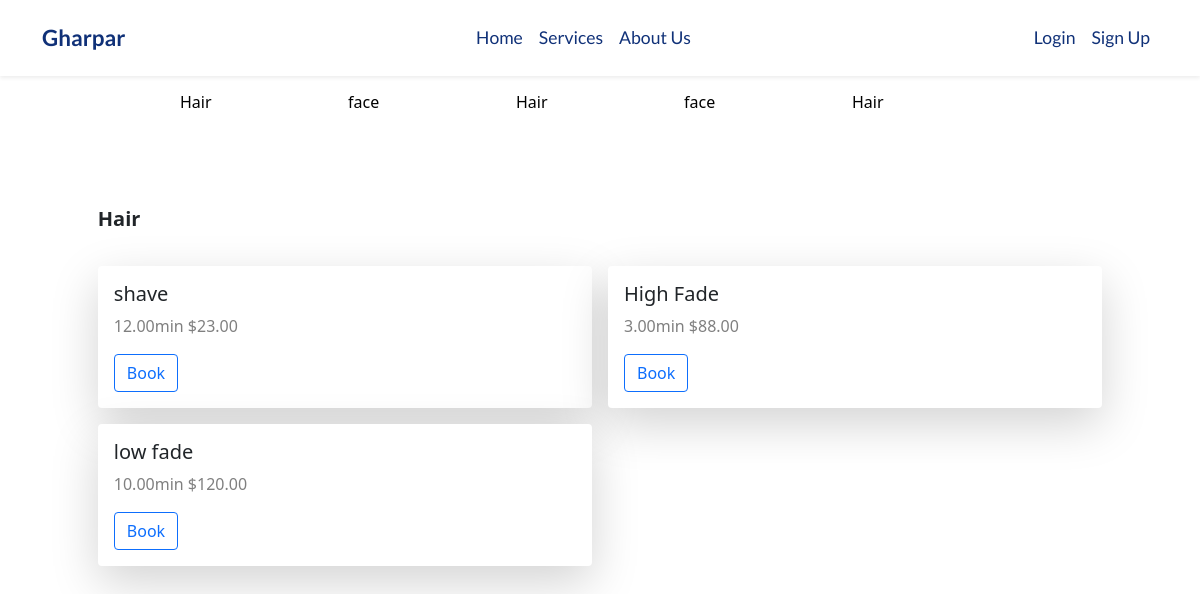
/services/, run on an earlier commit of the app's database.
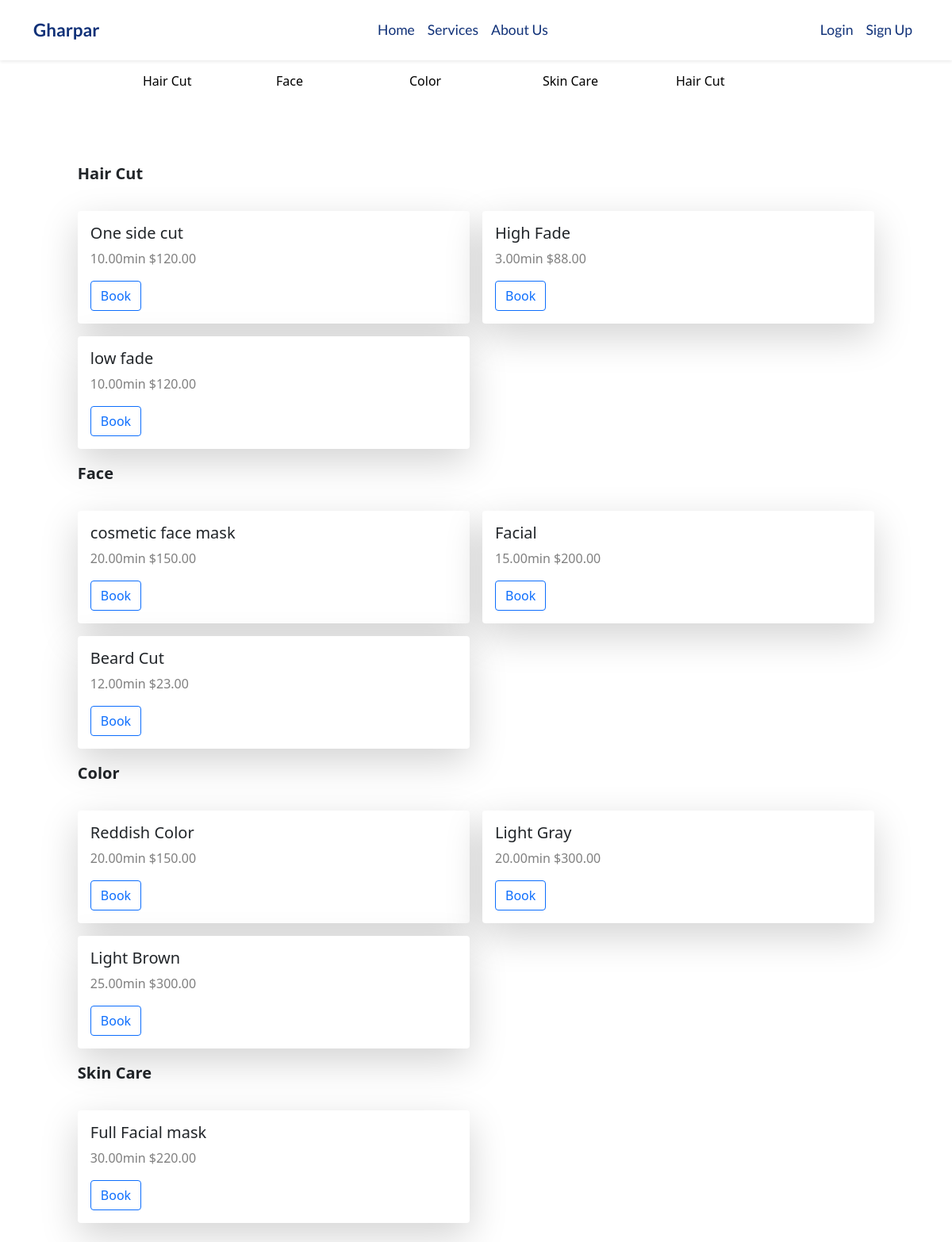
And on a later commit of the database.
### core/models.py (models this page shows)
class Category(models.Model):
    name = models.CharField(max_length=100)
    description = models.TextField(max_length=500)
    image = models.ImageField(upload_to='categories/', blank=True)
    class Meta:
        verbose_name = 'category'
        verbose_name_plural = 'categories'
    def __str__(self):
        return self.name

class Service(models.Model):
    name = models.CharField(max_length=200, verbose_name='Name')
    description = models.TextField(verbose_name='Description')
    image = models.ImageField(verbose_name='Image', upload_to='services')
    category = models.ForeignKey('Category', on_delete=models.CASCADE, verbose_name='Category')
    price = models.DecimalField(max_digits=10, decimal_places=2, verbose_name='Price')
    duration = models.DecimalField(max_digits=10, decimal_places=2, verbose_name='Duration')
    created = models.DateTimeField(auto_now_add=True, verbose_name='Created at')
    class Meta:
        verbose_name = 'service'
        verbose_name_plural = 'services'
        ordering = ['-created']
    def __str__(self):
        return self.name

### core/views.py (the view)
# urls.py: path('services/', services_view, name='services'),
def services_view(request):
    categories = Category.objects.all()
    services=[]
    for category in categories:
        service = Service.objects.filter(category=category)
        services.append({'category': category, 'services': service})
    context = {
        'categories': categories,
        'services': services,
    }
    return render(request, 'core/services.html', context)

### templates/core/services.html (shortened to what this page needs)
{% extends "core/core_base.html" %}
{% load static %}
{% block content %}
  <link rel="stylesheet" href="{% static 'css/owl.carousel.min.css' %}">
  <link rel="stylesheet" href="{% static 'css/owl.theme.default.min.css' %}">
  <div class="carousel-wrap">
    <div class="owl-carousel">
    {% for category in categories %}
    <div class="item">
        <a href="#{{category.name}}">{{category.name}}</a>
      </div>
    {% endfor %}
    </div>
  </div>
  <div class="container">
    <div class="m-auto" style="width: 90%;">
      <div class="row g-3">
      {% for service in services %}
      {% if service.services %}
      <p class="fw-bold fs-5" id="{{service.category}}">{{service.category}}</p>
      {% for s in service.services %}
        <div class="col-md-6">
          <div class="card bg-white shadow-lg border-0">
            <div class="card-body">
              <h4 class="card-title fs-5">{{s}}</h4>
              <p class="card-text p-y-1 text-black-50">{{s.duration}}min ${{s.price}}</p>
              <a id="book_service" href="{% url 'book_service' s.id %}"  class="btn btn-outline-primary">Book</a>
            </div>
          </div>
        </div>
      {% endfor %}
      {% endif %}
      {% endfor %}
      </div>
    </div>
    <br>
  </div>
{% endblock content %}

What changed in the data, as far as the page shows it:
changed Category: name "Hair" → "Hair Cut"; category "Hair" → "Hair Cut"; loses Service (name "shave", duration "12.00", price "23.00")
now on one of the page's lists (row edited): Category: category "Face"
changed Category: name "face" → "Face"; gains Service (name "Beard Cut", duration "12.00", price "23.00")
added Category: name "Color", category "Color"
added Category: name "Skin Care", category "Skin Care"
added Service: name "One side cut", duration "10.00", price "120.00", shown under Category "Hair Cut"
added Service: name "cosmetic face mask", duration "20.00", price "150.00", shown under Category "Face"
added Service: name "Facial", duration "15.00", price "200.00", shown under Category "Face"
added Service: name "Reddish Color", duration "20.00", price "150.00", shown under "Color"
added Service: name "Light Gray", duration "20.00", price "300.00", shown under "Color"
added Service: name "Light Brown", duration "25.00", price "300.00", shown under "Color"
added Service: name "Full Facial mask", duration "30.00", price "220.00", shown under "Skin Care"
